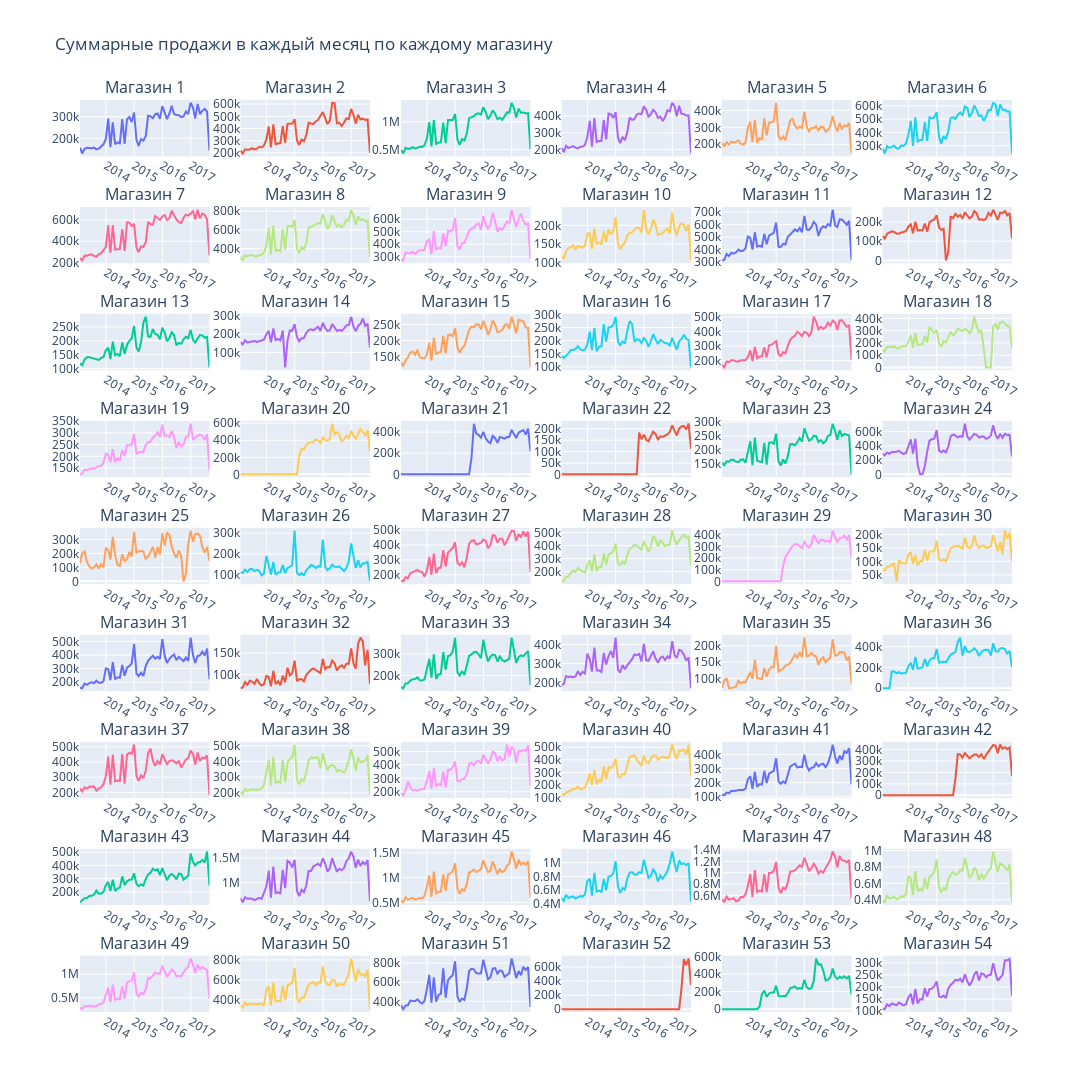

The notebook cell this image was saved under:
### Markdown cell above
Построим графики с суммарными ежемесячными продажами в каждом магазине.

### Code cell
grouped = pd.DataFrame(df.set_index('date').groupby('store_nbr').sales.resample('M').sum())
grouped = grouped.reset_index()

ncols=6
nrows=9
store=1

subplot_titles = []
for store_nbr in range(1, 55):
    subplot_titles.append('Магазин ' + str(store_nbr))

fig = make_subplots(
    rows=nrows,
    cols=ncols,
    subplot_titles=subplot_titles)

for row in range(1, nrows+1):
    for col in range(1, ncols+1):
        if store <= 55:
            temp = grouped[grouped.store_nbr==store]
            fig.add_trace(go.Scatter(x=temp['date'], y=temp['sales']), row=row, col=col)
            store+=1
            
fig.update_layout(height=1200, width=1400, title_text='Суммарные продажи в каждый месяц по каждому магазину', showlegend=False)
fig.show()

display(Image(filename='img/monthly_sales_by_shop.png', width=800))
